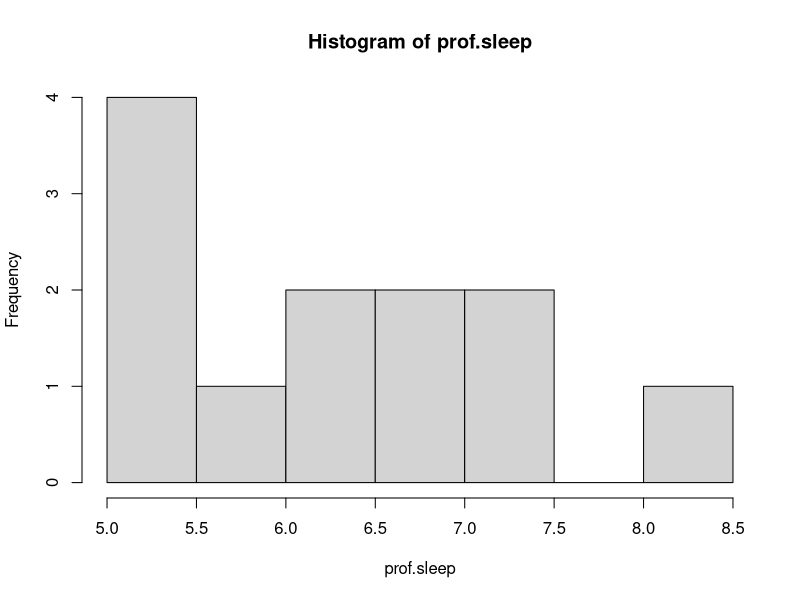
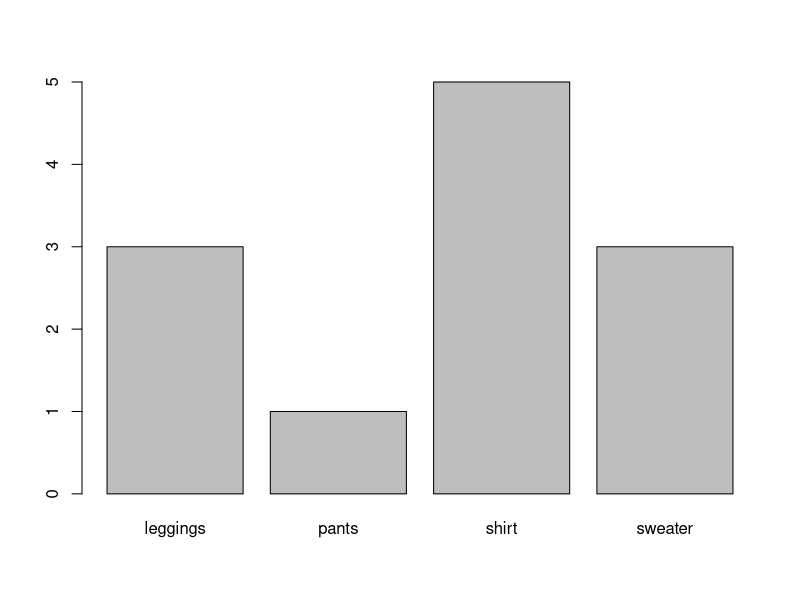

Recreate these plots in R, in order.
## ---- chunk 1
#| echo: true
# defining the hours of sleep I got the last few nights.
prof.sleep <- c(5.5, 5, 7, 8.5, 6.5, 5, 7.0, 7.5, 7.5, 6, 6.5, 5) 
prof.sleep # this asks R to show the variable
hist(prof.sleep) # this asks R to graph the variable (a histogram)
## ---- chunk 2
#| echo: true
# defining the string variable; laundry I was drying.
laundryhang <- c("shirt", "shirt", "leggings", "shirt", 
                 "leggings", "shirt", "shirt", "sweater",
                 "leggings", "pants", "sweater", "sweater")
laundryhang # another way to "print" the variable

# changing the format of the sting variable into a categorical factor
laundryhang <- as.factor(laundryhang) 

# graph the non-numeric variable
plot(laundryhang) 
